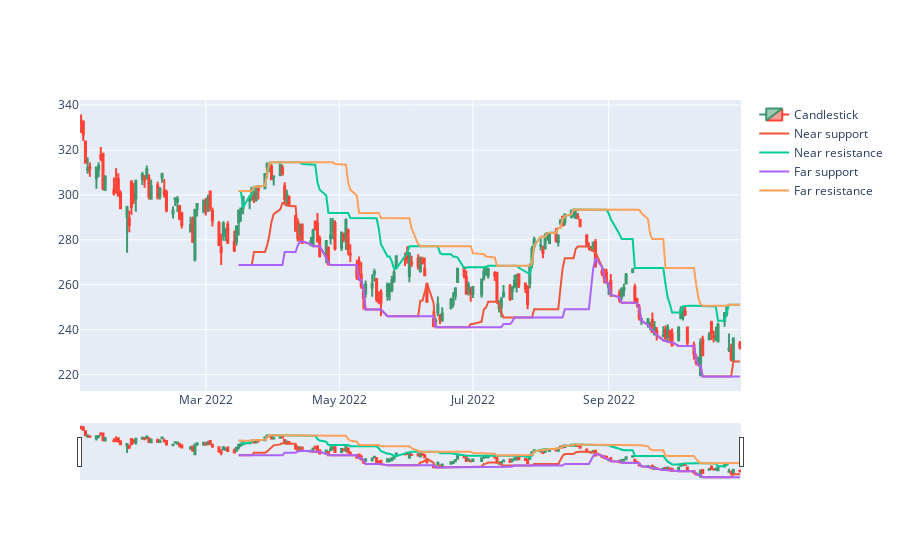

Notebook code cell kept with this figure:
### Code cell
algo.plot2(algo.fixed_feed)
algo.plot(algo.fixed_feed)

### Figure 1 — Plotly figure (JSON) as saved in the notebook; plotly's stock layout.template omitted (floating-point values rounded to 4 significant figures; data arrays with more than 128 entries replaced by an {"elided": "..."} marker saying what was removed)
{"data": [{"close": {"elided": "209 float values"}, "high": {"elided": "209 float values"}, "low": {"elided": "209 float values"}, "name": "Candlestick", "open": {"elided": "209 float values"}, "type": "candlestick", "x": {"elided": "209 str values"}}, {"name": "Near support", "type": "scatter", "x": {"elided": "209 str values"}, "y": {"elided": "209 float values"}}, {"name": "Near resistance", "type": "scatter", "x": {"elided": "209 str values"}, "y": {"elided": "209 float values"}}, {"name": "Far support", "type": "scatter", "x": {"elided": "209 str values"}, "y": {"elided": "209 float values"}}, {"name": "Far resistance", "type": "scatter", "x": {"elided": "209 str values"}, "y": {"elided": "209 float values"}}], "layout": {}}
